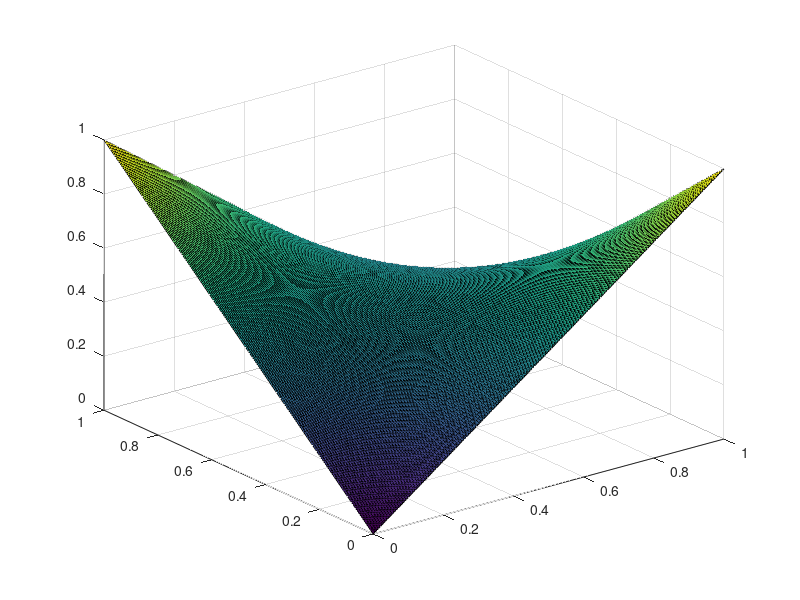

The MATLAB script that drew this image:
load n_200

n = 200;

x = zeros(n*n, 1); % 初期状態の設定

maxit = 2000; % 最大反復回数
tol = 1e-04; % 判定条件

r = b - A*x;
p = r;

for i = 1:maxit
    Ap = A*p;
    alpha = dot(p,r)/dot(p,Ap);
    x = x + alpha*p;
    r = r - alpha*Ap;
    beta = -dot(r,Ap)/dot(p,Ap);
    p = r + beta*p;
    v(i)=norm(r);
    t(i) = i;
    if v(i) < tol
        break;
    end
end

X = reshape(x,[n,n])

u = zeros(n+2,n+2);
% 境界条件の設定
u(:,1) = linspace(0,1,n+2);
u(:,n+2) = linspace(1,0,n+2);
u(1,:) = linspace(0,1,n+2);
u(n+2,:) = linspace(1,0,n+2);

for i = 2:n+1
    for j = 2:n+1
        u(i,j) = X(i-1, j-1);
    end
end

x = linspace(0, 1, n+2);
y = linspace(0, 1, n+2);

surf(x, y, u);
